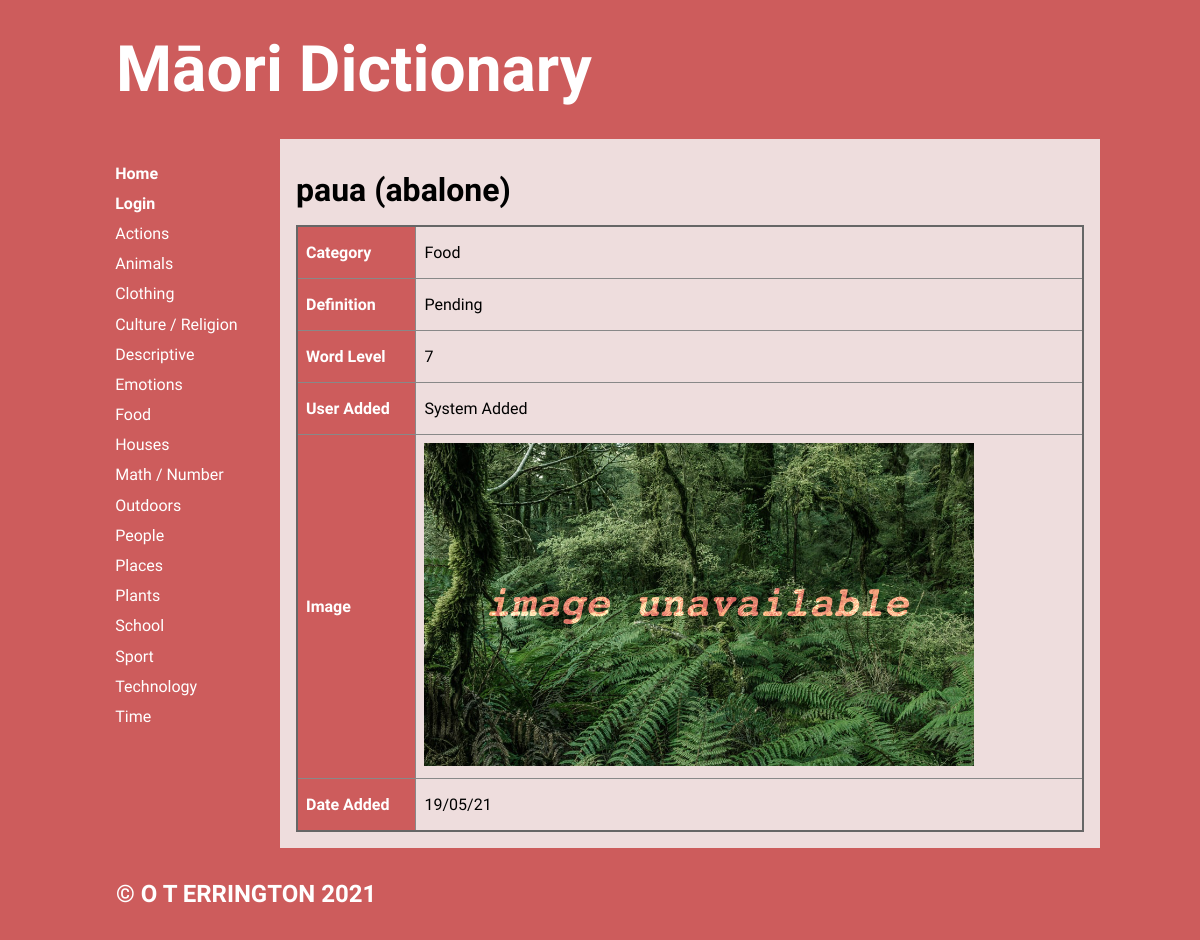
The page /word/1 on the database as committed earlier.
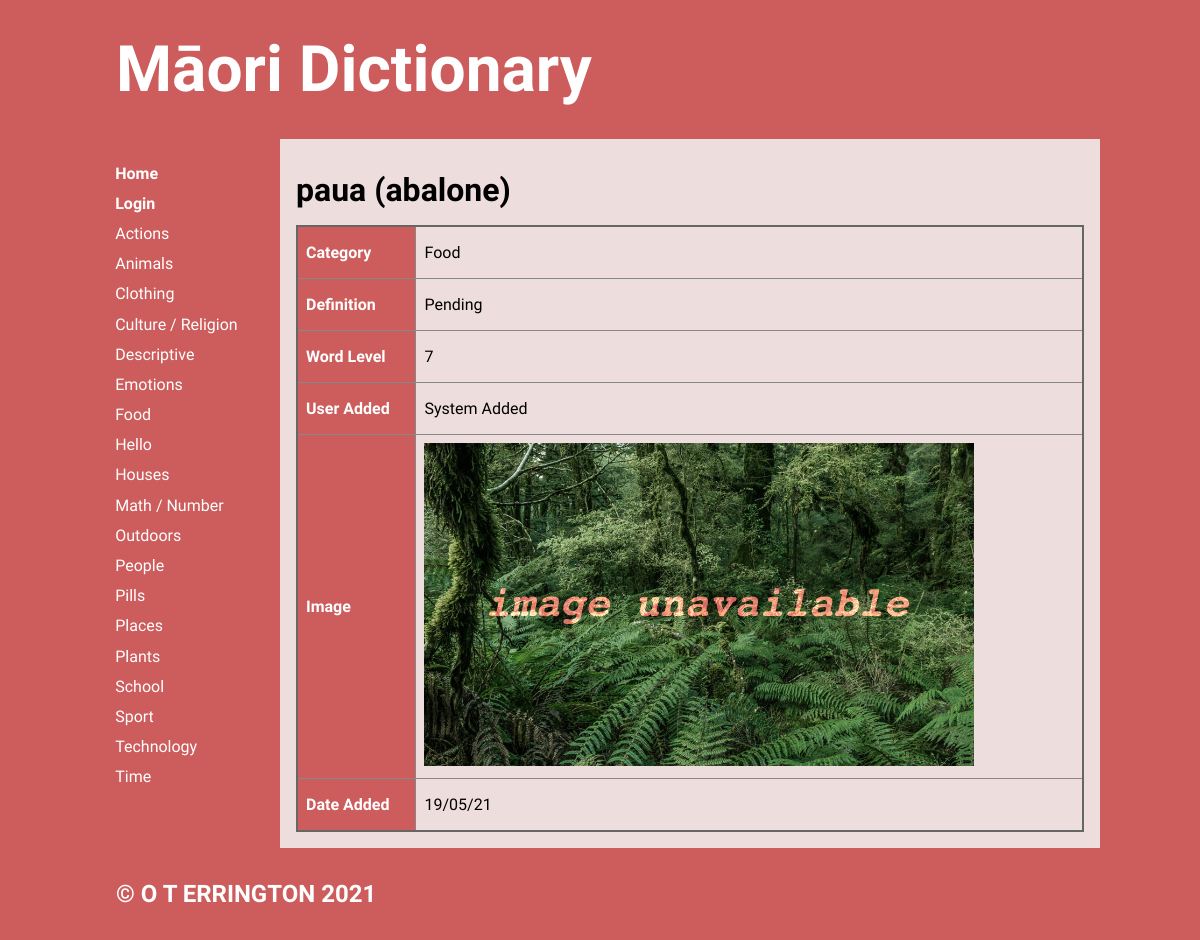
The same page on the database as committed later.
### tables this page shows
CREATE TABLE "categories"
(
	cat_id integer
		constraint Category_pk
			primary key autoincrement,
	category varchar(20)
);

CREATE TABLE "words"
(
	word_id integer
		constraint words_pk
			primary key autoincrement,
	maori varchar(20),
	english varchar(20),
	cat_id integer,
	definition varchar(100),
	word_level integer,
	user_id integer,
	image varchar(50),
	date_added varchar(10)
);

CREATE TABLE users
(
	user_id integer
		constraint users_pk
			primary key autoincrement,
	fname varchar(20),
	lname varchar(30),
	email varchar(50),
	password varchar(30)
);

### app.py (the view)
@app.route('/word/<word_id>', methods=["GET", "POST"])
def render_word(word_id):
    if request.method == "POST" and is_logged_in():
        email = request.form['email']  # gets input from form
        if email != session['email']:  # data validation
            return redirect("?error=Email+is+incorrect.")
        else:  # if email is correct then delete word
            return redirect('/confirmdeleteword/{}'.format(word_id))
    con = create_connection(DB_NAME)
    query = "SELECT word_id, maori, english, cat_id, definition, word_level, user_id, image, date_added" \
            " FROM words WHERE word_id=? ORDER BY maori ASC"
    cur = con.cursor()
    cur.execute(query, (word_id,))  # execute query
    word_list = cur.fetchall()  # put results in list
    query = "SELECT cat_id, category " \
            "FROM categories WHERE cat_id=?"
    cur = con.cursor()
    cur.execute(query, (word_list[0][3],))  # execute query
    cat_name_list = cur.fetchall()  # put results in list
    query = "SELECT user_id, fname, lname " \
            "FROM users WHERE user_id=?"
    cur = con.cursor()
    cur.execute(query, (word_list[0][6],))  # execute query
    user_name_list = cur.fetchall()  # put results in list
    con.close()
    return render_template('word.html', words=word_list, categories=get_categories(),
                           cat_name_list=cat_name_list, logged_in=is_logged_in(),
                           user_name_list=user_name_list)

### app.py (called while the page is built)
def create_connection(db_file):
    try:
        connection = sqlite3.connect(db_file)
        return connection
    except Error as e:
        print(e)
    return None

def get_categories():
    con = create_connection(DB_NAME)
    query = "SELECT cat_id, category" \
            " FROM categories ORDER BY category ASC"
    cur = con.cursor()
    cur.execute(query)
    category_list = cur.fetchall()
    con.close()
    return category_list

def is_logged_in():
    if session.get("email") is None:
        print("not logged in")
        return False
    else:  # if email isn't empty then user must be logged in
        print("logged in")
        return True

### templates/word.html (shortened to what this page needs)
{% extends 'base.html' %}
{% block main %}
    <h2>{{ words[0][1] }} ({{ words[0][2] }})</h2>
    <table>
        {%  for word in words %}
            <tr>
                <th>Category</th><td><p>{{ cat_name_list[0][1] }}</p></td>
            </tr>
            <tr>
                <th>Definition</th><td><p>{{ word[4] }}</p></td>
            </tr>
            <tr>
                <th>Word Level</th><td><p>{{ word[5] }}</p></td>
            </tr>
            <tr>
                <th>User Added</th><td><p>{{ user_name_list[0][1] }} {{ user_name_list[0][2] }}</p></td>
            </tr>
            <tr>
                <th>Image</th><td><img alt="word_image" src="/static/images/{{ word[7] }}"></td>
            </tr>
            <tr>
                <th>Date Added</th><td><p>{{ word[8] }}</p></td>
            </tr>
        {%  endfor %}
    </table>
{% endblock %}

### templates/base.html (shortened to what this page needs)
<!doctype html>
<html lang="en">
<head>
	<link href="{{ url_for('static', filename='css/style.css') }}" rel="stylesheet">
</head>
<body>
	<div id="container">
		<header>
			<h1>Māori Dictionary</h1>
		</header>
		<nav>
			<ul>
                <li>
                    <a href="/">
                        <b>Home</b><br>
                    </a>
                    {% if logged_in %}
                        <a href="/logout"><b>Log Out</b><br></a>
                    {%  else %}
                        <a href="/login"><b>Login</b><br></a>
                    {%  endif %}
                    {% for category in categories %}
                        <a href="/category/{{ category[0] }}">
                            {{ category[1] }} <br/>
                        </a>
                    {% endfor %}
                    <br><br>
                </li>
			</ul>
		</nav>
		<main>
            {% block main%}{% endblock %}
        </main>
		<footer>
			<h3>
				&copy; O T ERRINGTON 2021
			</h3>
		</footer>
	</div>
</body>
</html>

### static/css/style.css (style rules this page uses)
* { font-family: 'KoHo', sans-serif; margin: 0; padding: 0; box-sizing: border-box; font-weight: 400; }
body { background-color: indianred; }
#container { display: grid; grid-template-columns: 75px auto; grid-template-areas: 'nav header' 'main main' 'footer footer'; }
header { grid-area: header; background-color: indianred; padding: 1rem; }
nav { grid-area: nav; }
main { grid-area: main; padding: 1rem; background-color: #edd; }
h1, h2, h3, h4 { padding: 1rem 0; font-weight: 700; font-size: 2rem; color: black; }
h1 { font-size: 4rem; color: white; }
h3 { font-size: 1.5rem; color: white; }
p { padding: 0.5rem 0; }
a { color: #222; text-decoration: none; }
img { width: 100%; }
table { width: 100%; border: 2px solid #666; border-collapse: collapse; }
th, td { border: 1px solid #888; padding: 0.5rem; text-align: left; }
b { font-weight: 700; }
th { background-color: indianred; color: #fff; font-weight: 700; }
img { max-width: 550px; width: 100%; min-width: 400px; }
footer { grid-area: footer; padding: 1rem; background-color: indianred; }
@media only screen and (min-width: 768px) { #container { grid-template-columns: 180px auto; grid-template-areas: 'header header' 'nav main' 'footer footer'; } }
@media only screen and (min-width: 768px) { nav { background-color: indianred; padding: 0rem 0.5rem; } }
@media only screen and (min-width: 768px) { nav ul { list-style: none; } }
@media only screen and (min-width: 768px) { nav a { display: block; color: #fff; text-decoration: none; padding: 0.35rem 0rem 0.35rem 0.45rem; } }
@media only screen and (min-width: 1000px) { #container { width: 1000px; margin: auto; } }

Rows that differ between the two databases and show on the page:
added categories: category "Hello"
added categories: category "Pills"
